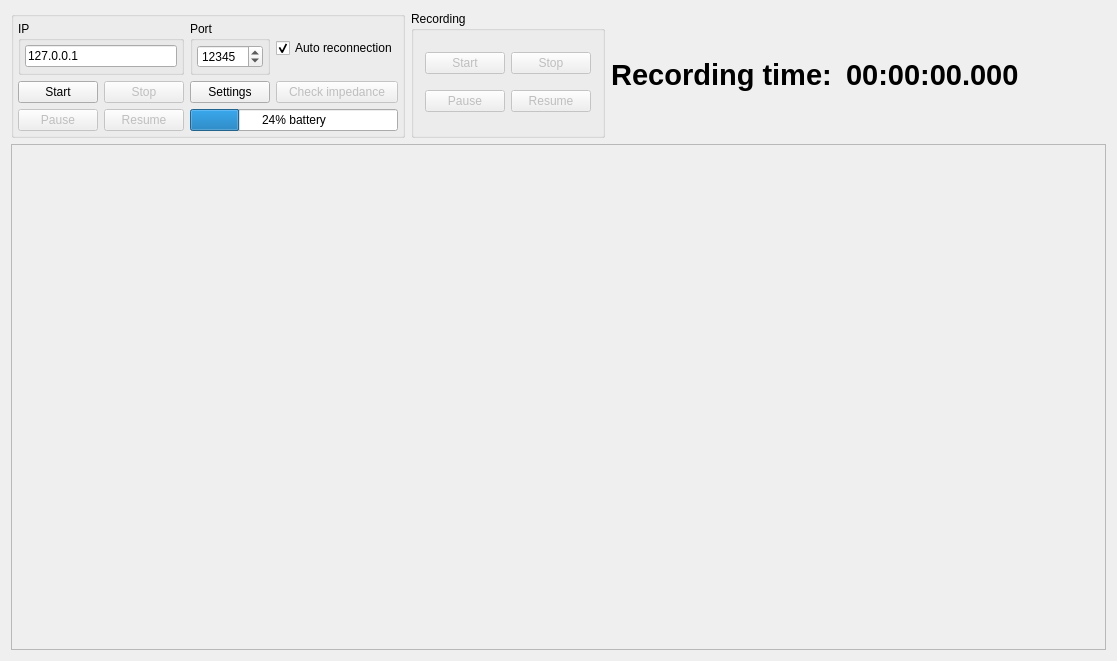
<?xml version="1.0" encoding="UTF-8"?>
<ui version="4.0">
 <class>MainWindow</class>
 <widget class="QMainWindow" name="MainWindow">
  <property name="geometry">
   <rect>
    <x>0</x>
    <y>0</y>
    <width>1117</width>
    <height>661</height>
   </rect>
  </property>
  <property name="windowTitle">
   <string>Garant EEG viewer</string>
  </property>
  <widget class="QWidget" name="centralWidget">
   <layout class="QGridLayout" name="gridLayout_3">
    <item row="0" column="3">
     <widget class="QLabel" name="l_RecordingTime">
      <property name="font">
       <font>
        <pointsize>22</pointsize>
        <weight>75</weight>
        <bold>true</bold>
       </font>
      </property>
      <property name="text">
       <string>00:00:00.000</string>
      </property>
     </widget>
    </item>
    <item row="0" column="1">
     <widget class="QGroupBox" name="groupBox">
      <property name="title">
       <string>Recording</string>
      </property>
      <layout class="QGridLayout" name="gridLayout">
       <item row="0" column="0">
        <widget class="QPushButton" name="pb_RecordStart">
         <property name="enabled">
          <bool>false</bool>
         </property>
         <property name="text">
          <string>Start</string>
         </property>
        </widget>
       </item>
       <item row="0" column="1">
        <widget class="QPushButton" name="pb_RecordStop">
         <property name="enabled">
          <bool>false</bool>
         </property>
         <property name="text">
          <string>Stop</string>
         </property>
        </widget>
       </item>
       <item row="1" column="0">
        <widget class="QPushButton" name="pb_RecordPause">
         <property name="enabled">
          <bool>false</bool>
         </property>
         <property name="text">
          <string>Pause</string>
         </property>
        </widget>
       </item>
       <item row="1" column="1">
        <widget class="QPushButton" name="pb_RecordResume">
         <property name="enabled">
          <bool>false</bool>
         </property>
         <property name="text">
          <string>Resume</string>
         </property>
        </widget>
       </item>
      </layout>
     </widget>
    </item>
    <item row="0" column="2">
     <widget class="QLabel" name="label">
      <property name="font">
       <font>
        <pointsize>22</pointsize>
        <weight>75</weight>
        <bold>true</bold>
       </font>
      </property>
      <property name="text">
       <string>Recording time: </string>
      </property>
      <property name="alignment">
       <set>Qt::AlignCenter</set>
      </property>
     </widget>
    </item>
    <item row="1" column="0" colspan="6">
     <widget class="Chart" name="qwt_Chart">
      <property name="sizePolicy">
       <sizepolicy hsizetype="Expanding" vsizetype="Expanding">
        <horstretch>0</horstretch>
        <verstretch>0</verstretch>
       </sizepolicy>
      </property>
      <property name="frameShape">
       <enum>QFrame::StyledPanel</enum>
      </property>
      <property name="frameShadow">
       <enum>QFrame::Raised</enum>
      </property>
     </widget>
    </item>
    <item row="0" column="0">
     <widget class="QGroupBox" name="groupBox_2">
      <property name="title">
       <string/>
      </property>
      <layout class="QGridLayout" name="gridLayout_2">
       <property name="leftMargin">
        <number>4</number>
       </property>
       <property name="topMargin">
        <number>4</number>
       </property>
       <property name="rightMargin">
        <number>4</number>
       </property>
       <property name="bottomMargin">
        <number>4</number>
       </property>
       <item row="2" column="1">
        <widget class="QPushButton" name="pb_ResumeStream">
         <property name="enabled">
          <bool>false</bool>
         </property>
         <property name="text">
          <string>Resume</string>
         </property>
        </widget>
       </item>
       <item row="1" column="1">
        <widget class="QPushButton" name="pb_Stop">
         <property name="enabled">
          <bool>false</bool>
         </property>
         <property name="text">
          <string>Stop</string>
         </property>
        </widget>
       </item>
       <item row="2" column="0">
        <widget class="QPushButton" name="pb_PauseStream">
         <property name="enabled">
          <bool>false</bool>
         </property>
         <property name="text">
          <string>Pause</string>
         </property>
        </widget>
       </item>
       <item row="0" column="0" colspan="2">
        <widget class="QGroupBox" name="groupBox_4">
         <property name="title">
          <string>IP</string>
         </property>
         <layout class="QGridLayout" name="gridLayout_5">
          <property name="leftMargin">
           <number>4</number>
          </property>
          <property name="topMargin">
           <number>4</number>
          </property>
          <property name="rightMargin">
           <number>4</number>
          </property>
          <property name="bottomMargin">
           <number>4</number>
          </property>
          <item row="0" column="0">
           <widget class="QLineEdit" name="le_IP">
            <property name="text">
             <string>127.0.0.1</string>
            </property>
           </widget>
          </item>
         </layout>
        </widget>
       </item>
       <item row="0" column="2">
        <widget class="QGroupBox" name="groupBox_5">
         <property name="title">
          <string>Port</string>
         </property>
         <layout class="QGridLayout" name="gridLayout_6">
          <property name="leftMargin">
           <number>4</number>
          </property>
          <property name="topMargin">
           <number>4</number>
          </property>
          <property name="rightMargin">
           <number>4</number>
          </property>
          <property name="bottomMargin">
           <number>4</number>
          </property>
          <item row="0" column="0">
           <widget class="QSpinBox" name="sb_Port">
            <property name="maximum">
             <number>65535</number>
            </property>
            <property name="value">
             <number>12345</number>
            </property>
           </widget>
          </item>
         </layout>
        </widget>
       </item>
       <item row="1" column="0">
        <widget class="QPushButton" name="pb_Start">
         <property name="text">
          <string>Start</string>
         </property>
        </widget>
       </item>
       <item row="0" column="3">
        <widget class="QCheckBox" name="cb_AutoReconnection">
         <property name="text">
          <string>Auto reconnection</string>
         </property>
         <property name="checked">
          <bool>true</bool>
         </property>
        </widget>
       </item>
       <item row="1" column="2">
        <widget class="QPushButton" name="pb_Settings">
         <property name="text">
          <string>Settings</string>
         </property>
        </widget>
       </item>
       <item row="1" column="3">
        <widget class="QPushButton" name="pb_CheckImpedance">
         <property name="enabled">
          <bool>false</bool>
         </property>
         <property name="text">
          <string>Check impedance</string>
         </property>
        </widget>
       </item>
       <item row="2" column="2" colspan="2">
        <widget class="QProgressBar" name="pb_Battery">
         <property name="value">
          <number>24</number>
         </property>
         <property name="format">
          <string>%p% battery</string>
         </property>
        </widget>
       </item>
      </layout>
     </widget>
    </item>
    <item row="0" column="4">
     <spacer name="horizontalSpacer">
      <property name="orientation">
       <enum>Qt::Horizontal</enum>
      </property>
      <property name="sizeHint" stdset="0">
       <size>
        <width>367</width>
        <height>20</height>
       </size>
      </property>
     </spacer>
    </item>
   </layout>
  </widget>
 </widget>
 <layoutdefault spacing="6" margin="11"/>
 <customwidgets>
  <customwidget>
   <class>Chart</class>
   <extends>QFrame</extends>
   <header>charts/chart.h</header>
   <container>1</container>
  </customwidget>
 </customwidgets>
 <tabstops>
  <tabstop>le_IP</tabstop>
  <tabstop>sb_Port</tabstop>
  <tabstop>cb_AutoReconnection</tabstop>
  <tabstop>pb_Start</tabstop>
  <tabstop>pb_Stop</tabstop>
  <tabstop>pb_PauseStream</tabstop>
  <tabstop>pb_ResumeStream</tabstop>
  <tabstop>pb_Settings</tabstop>
  <tabstop>pb_CheckImpedance</tabstop>
  <tabstop>pb_RecordStart</tabstop>
  <tabstop>pb_RecordStop</tabstop>
  <tabstop>pb_RecordPause</tabstop>
  <tabstop>pb_RecordResume</tabstop>
 </tabstops>
 <resources/>
 <connections/>
</ui>
